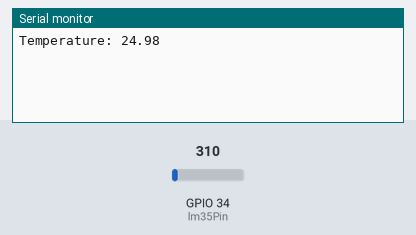
This sketch was run on a simulated ESP32. Parts: the last lines printed to the serial monitor. The test bench sets the inputs (shaded band); at power-on: GPIO 34 (lm35Pin) = 310. WiFi joins after 1.5 s; servers stay silent unless stated; no MQTT or app messages arrive unless stated.

Above: at 2.7 s.
2.8 s: GPIO 34 (lm35Pin) set to 372
At 4.5 s:
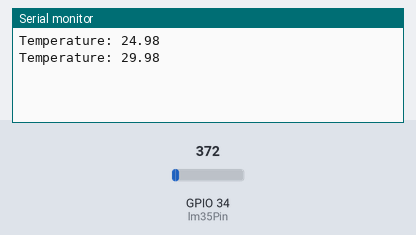
5.5 s: GPIO 34 (lm35Pin) set to 434
At 6.0 s:
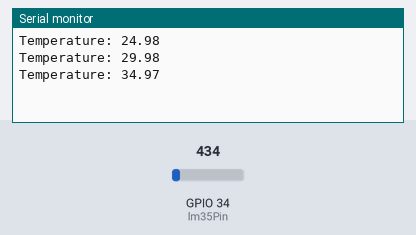
Timing chart, 0 to 8.5 s (numbered marks = the images above; inputs shaded):
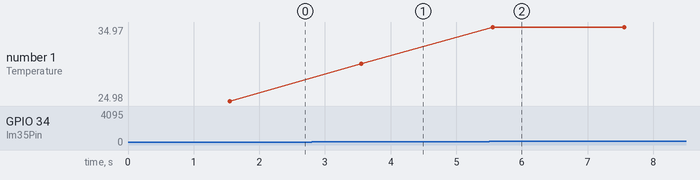

Measured:
- after the input at 2.8 s, the serial monitor: prints a new line after 0.75 s (image 1)
- after the input at 5.5 s, the serial monitor: prints a new line after 0.06 s (image 2)
- plotted number 1: 24.98 → 29.98 after the input at 2.8 s, 29.98 → 34.97 after the input at 5.5 s

The sketch:

sketch_oct14a.ino
```cpp
#include <WiFi.h>
#include <PubSubClient.h>

const char* ssid = "RevSinMax";
const char* password = "alrightokay2";
const char* mqtt_server = "172.20.10.5";

WiFiClient espClient;
PubSubClient client(espClient);

const int lm35Pin = 34; // analog pin for ESP32

void setup_wifi() {
  WiFi.begin(ssid, password);
  while (WiFi.status() != WL_CONNECTED) delay(500);
}

void reconnect() {
  while (!client.connected()) client.connect("LM35_Client");
}

void setup() {
  Serial.begin(115200);
  setup_wifi();
  client.setServer(mqtt_server, 1883);
}

void loop() {
  if (!client.connected()) reconnect();
  client.loop();

  int adcValue = analogRead(lm35Pin);
  float voltage = adcValue * (3.3 / 4095.0);
  float temperature = voltage * 100.0; // 10mV/°C

  char msg[10];
  dtostrf(temperature, 4, 2, msg);
  client.publish("sensor/temperature", msg);

  Serial.print("Temperature: ");
  Serial.println(temperature);

  delay(2000);
}
```
